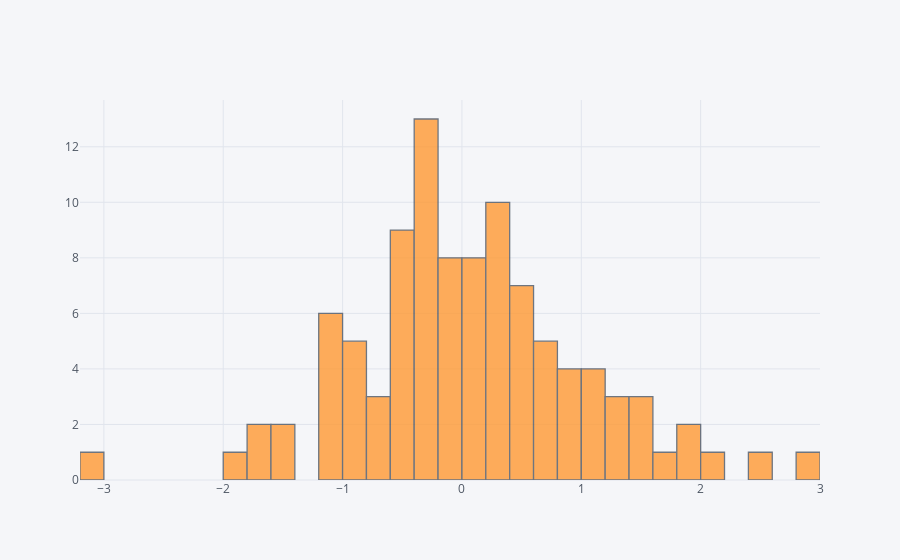

Notebook code for this chart:
### Code cell
df['A'].iplot(kind='hist',bins=50)

### Figure 1 — Plotly figure (JSON) as saved in the notebook; plotly's stock layout.template omitted (floating-point values rounded to 4 significant figures)
{"data": [{"histfunc": "count", "histnorm": "", "marker": {"color": "rgba(255, 153, 51, 1.0)", "line": {"color": "#4D5663", "width": 1.3}}, "name": "A", "nbinsx": 50, "opacity": 0.8, "orientation": "v", "type": "histogram", "uid": "05b32108-5484-428e-9e17-d48577a5b323", "x": [1.062, -0.3136, -0.741, 0.01588, 0.1499, -1.573, 1.503, -0.2746, 1.704, 0.5877, 2.068, -0.3789, -0.4041, 0.6838, 1.284, 0.6686, -0.9655, -1.124, -0.6762, 0.0114, 0.008651, -0.7887, -0.5242, -0.4636, -0.1872, -0.09617, -0.4272, -1.097, -0.8029, -0.1564, -1.567, -0.4719, 2.967, 1.277, 0.6392, 0.5989, -0.5298, -0.2073, 1.166, 0.3853, 0.08953, -1.673, 1.421, 0.2808, 0.6513, -0.2298, -0.00945, 0.626, 0.4525, -0.8194, 0.9294, 0.242, -0.216, -0.2145, 0.3498, 0.9358, -0.2957, -1.048, -0.5003, -0.3637, 0.5332, -1.811, -0.4141, -0.934, 0.3084, -0.1844, 1.843, -0.2509, -1.159, -0.9125, 0.3444, 0.3002, -0.2937, 0.5135, 1.22, -1.055, 1.979, 0.8049, 1.064, 0.5034, 0.07038, 1.592, -3.154, -1.13, 0.2386, 1.151, -0.1724, 2.532, -0.01298, 0.8754, -0.4733, 0.2601, -0.3633, 0.06257, -0.07718, 0.4977, -0.2187, -1.731, 0.02895, 0.2055]}], "layout": {"barmode": "overlay", "legend": {"bgcolor": "#F5F6F9", "font": {"color": "#4D5663"}}, "paper_bgcolor": "#F5F6F9", "plot_bgcolor": "#F5F6F9", "title": {"font": {"color": "#4D5663"}}, "xaxis": {"gridcolor": "#E1E5ED", "showgrid": true, "tickfont": {"color": "#4D5663"}, "title": {"font": {"color": "#4D5663"}, "text": ""}, "zerolinecolor": "#E1E5ED"}, "yaxis": {"gridcolor": "#E1E5ED", "showgrid": true, "tickfont": {"color": "#4D5663"}, "title": {"font": {"color": "#4D5663"}, "text": ""}, "zerolinecolor": "#E1E5ED"}}}
